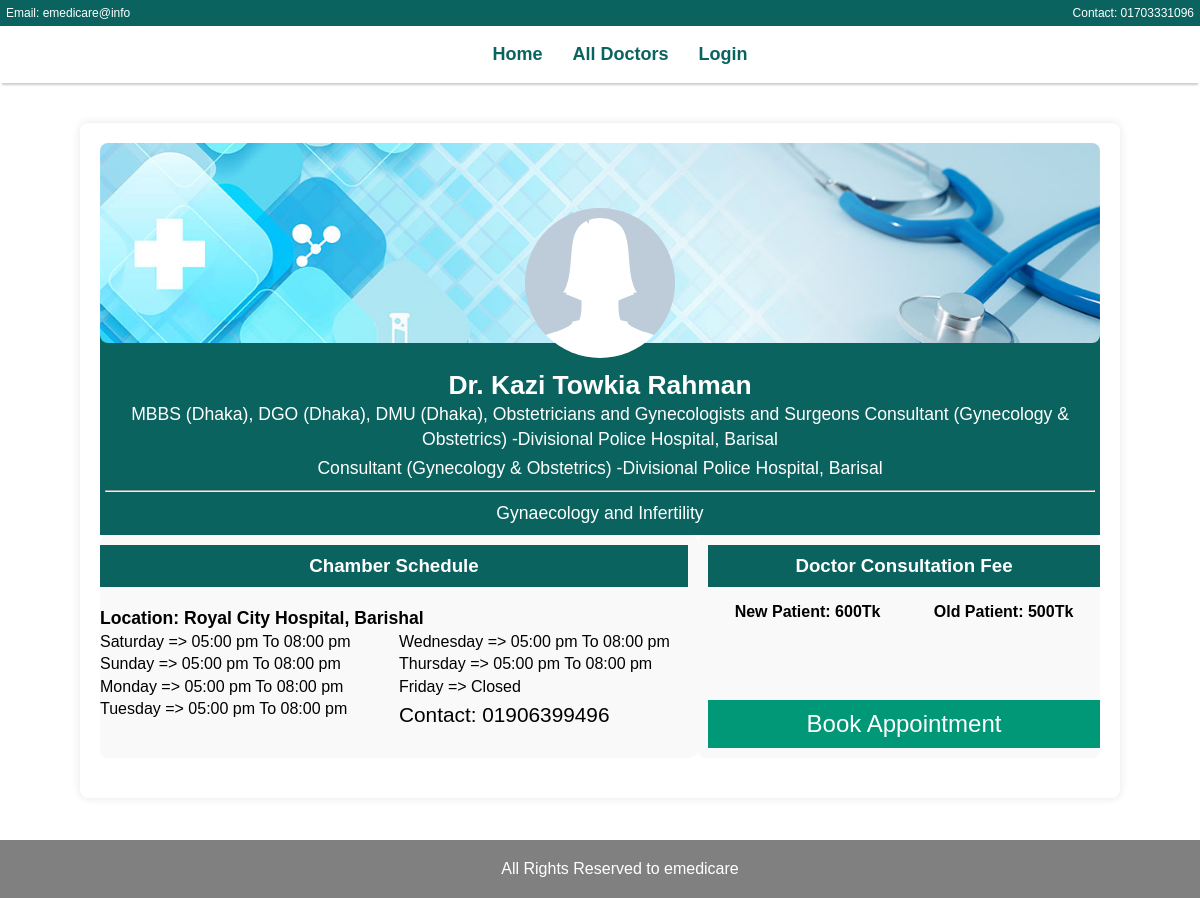
Page /DoctorLists/details.php?doctor_id=2 on the committed database.
### tables this page shows
CREATE TABLE `doctors` (
  `ID` int(11) NOT NULL,
  `name` varchar(50) NOT NULL,
  `degree` varchar(500) NOT NULL,
  `designation` varchar(500) NOT NULL,
  `speciality` varchar(200) NOT NULL,
  `gender` varchar(1) NOT NULL,
  `newCost` int(11) NOT NULL,
  `oldCost` int(11) NOT NULL,
  `email` varchar(30) NOT NULL
);

CREATE TABLE `chambers` (
  `ID` int(11) NOT NULL,
  `name` varchar(50) NOT NULL,
  `location` varchar(200) NOT NULL,
  `phone` varchar(11) NOT NULL
);

CREATE TABLE `doctorinchambers` (
  `ID` int(11) NOT NULL,
  `doctorID` int(11) DEFAULT NULL,
  `chamberID` int(11) DEFAULT NULL,
  `helpline` varchar(255) DEFAULT NULL,
  `schedules` varchar(555) DEFAULT NULL
);

### DoctorLists/details.php (the view, shortened to what this page needs)
<?php
if(isset($_GET['doctor_id'])) {
  $doctorID = $_GET['doctor_id'];
  include('../Configure/config.php');
  $conn = new mysqli($servername, $username, $password, $dbname);
  $sql = "SELECT * FROM doctors WHERE ID = $doctorID";
  $result = $conn->query($sql);
  if ($result && $result->num_rows > 0) {
    $row = $result->fetch_assoc();
    $name = $row['name'];
    $degree = $row['degree'];
    $designation = $row['designation'];
    $speciality = $row['speciality'];
    $newCost = $row['newCost'];
    $oldCost = $row['oldCost'];
  }
  else {
    echo "Doctor ID not provided in the URL.";
  }
  $sql2 = "SELECT schedules FROM doctorInChambers WHERE doctorID = $doctorID";
  $result2 = $conn->query($sql2);
  $sql22 = "SELECT helpline FROM doctorInChambers WHERE doctorID = $doctorID";
  $contacts = $conn->query($sql22);
  if ($result2) {
    if ($result2->num_rows > 0) {
        $schedules = array();
        while ($row2 = $result2->fetch_assoc()) {
          $schedules[] = $row2['schedules'];
        }
    }
    else {
        $schedules = "No schedules found";
    }
  }
  else {
    $schedules = "Error executing query: " . $conn->error;
  }
  $sql3 = "SELECT name, location FROM chambers WHERE chambers.ID IN
  (SELECT chamberID FROM doctorInChambers WHERE doctorID = $doctorID)";
  $result3 = $conn->query($sql3);
}
?>
<!DOCTYPE html>
<html lang="en">
<head>
</head>
<body>
<?php include('../headerFooter/header.php'); ?>
<div class="container">
  <div class="doctor-header">
    <div class="doctor-image"></div>
  </div>
  <div class="doctor-details">
    <?php
      echo '<h2>' . $name . '</h2>';
      echo '<p>' . $degree . ' ' . $row['designation'] . '</p>';
      echo '<p>' . $designation . '</p>';
      echo '<hr>';
      echo '<p>' . $speciality . '</p>';
    ?>
  </div>
  <div class="details-section">
    <div class="left-section" style="padding-left: 0px;">
      <h3 class="heading">Chamber Schedule</h3>
      <div>
        <?php
          if (!empty($schedules)) {
            foreach ($schedules as $schedule) {
              $row3 = $result3->fetch_assoc();
              $contact = $contacts->fetch_assoc();
              $scheduleParts = explode(',', $schedule);
              echo '<div class="address">Location: ' . $row3['name'] . ', ' .$row3['location'] . '</div>';
              echo '<div class="schedule-container">';
                echo '<div class="left-schedule">';
                  echo '<p>' . $scheduleParts[0] . '</p>';
                  echo '<p>' . $scheduleParts[1] . '</p>';
                  echo '<p>' . $scheduleParts[2] . '</p>';
                  echo '<p>' . $scheduleParts[3] . '</p>';
                echo '</div>';
                echo '<div class="right-schedule">';
                  echo '<p>' . $scheduleParts[4] . '</p>';
                  echo '<p>' . $scheduleParts[5] . '</p>';
                  echo '<p>' . $scheduleParts[6] . '</p>';
                  echo '<p style="font-size:130%"> Contact: ' . $contact['helpline'] . '</p>';
                echo '</div>';
                echo '<br>';
              echo '</div>';
            }
          }
          else {
            echo "<p>No schedules found</p>";
          }
        ?>
      </div>
    </div>
    <div class="right-section" style="padding-right:0px">
      <h3 class="heading">Doctor Consultation Fee</h3>
      <?php
        echo '<p style="display: flex; justify-content: space-around; margin-bottom:20%;">';
        echo "<span style='font-weight:bold'>New Patient: " . $newCost . "Tk </span>";
        echo "<span style='font-weight:bold'>Old Patient: " . $oldCost . "Tk </span>";
        echo '</p>';
      ?>
      <div class="appointment-section">
      <a href="#" onclick="checkLogin(<?php echo $doctorID ?>)">Book Appointment</a>
      </div>
    </div>
  </div>
</div>
</body>
</html>

### headerFooter/header.php (style rules this page uses)
body { font-family: Arial, sans-serif; margin: 0; padding: 0; box-sizing: border-box; }

### rows in the picture
doctors: name "Dr. Kazi Towkia Rahman", degree "MBBS (Dhaka), DGO (Dhaka), DMU (Dhaka), Obstetricians and Gynecologists and Surgeons", designation "Consultant (Gynecology & Obstetrics) -Divisional Police Hospital, Barisal", speciality "Gynaecology and Infertility", newCost "600", oldCost "500"
chambers: name "Royal City Hospital", location "Barishal"
doctorinchambers: helpline "01906399496"

### other values in the picture
$scheduleParts[0] "Saturday => 05:00 pm To 08:00 pm"
$scheduleParts[1] "Sunday => 05:00 pm To 08:00 pm"
$scheduleParts[2] "Monday => 05:00 pm To 08:00 pm"
$scheduleParts[3] "Tuesday => 05:00 pm To 08:00 pm"
$scheduleParts[4] "Wednesday => 05:00 pm To 08:00 pm"
$scheduleParts[5] "Thursday => 05:00 pm To 08:00 pm"
$scheduleParts[6] "Friday => Closed"
